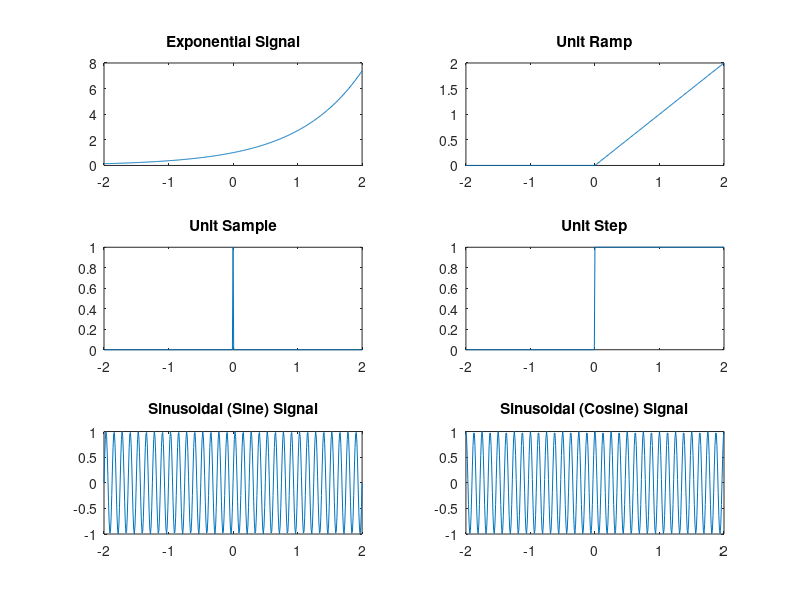

MATLAB code to generate this figure:
t = -2:0.01:2;

x1 = exp(t);
subplot(3, 2, 1);
plot(t, x1);
title('Exponential Signal');


x2 = t.*(t>=0);
subplot(3, 2, 2);
plot(t, x2);
title('Unit Ramp');


x3 = (t==0);
subplot(3, 2, 3);
plot(t, x3);
title('Unit Sample');


x4 = (t>=0);
subplot(3, 2, 4);
plot(t, x4);
title('Unit Step');

T = 0.125;  % Time period
phase = 0;  % Phase in degrees
f = 1/T;   % Frequency

x5 = sin(2*pi*f*t + deg2rad(phase));
subplot(3, 2, 5);
plot(t, x5);
title('Sinusoidal (Sine) Signal');

x6 = cos(2*pi*f*t + deg2rad(phase));
subplot(3, 2, 6);
plot(t, x6);
title('Sinusoidal (Cosine) Signal');


